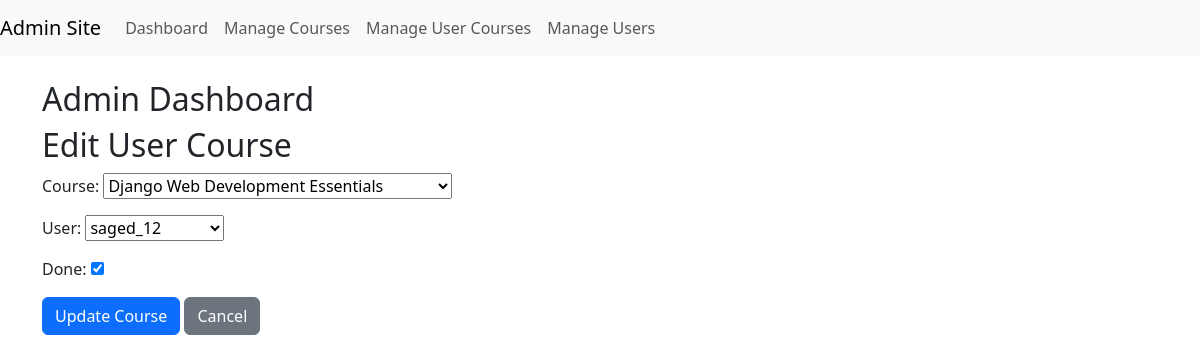
Screenshot of /custom_admin/edit-usercourse/80/ (signed in) with the database file from the repository.
### main/models.py (models this page shows, shortened)
class UserCourse(models.Model):
    course = models.ForeignKey(Course, on_delete=models.CASCADE)
    user = models.ForeignKey(User, on_delete=models.CASCADE)
    created_at = models.DateTimeField(auto_now_add=True)
    done = models.BooleanField(default=False)
    class Meta:
        constraints = [
            models.UniqueConstraint(fields=['user', 'course'], name='unique_user_course')
        ]

### custom_admin/views.py (the view)
# urls.py: path('edit-usercourse/<int:user_course_id>/', edit_user_course, name='edit_user_course'),
@login_required
def edit_user_course(request, user_course_id):
    user_course = get_object_or_404(UserCourse, id=user_course_id)
    if request.method == 'POST':
        form = UserCourseForm(request.POST, instance=user_course)
        if form.is_valid():
            form.save()
            return redirect('manage_usercourses')
    else:
        form = UserCourseForm(instance=user_course)
    return render(request, 'edit_user_course.html', {'form': form})

### custom_admin/forms.py
class UserCourseForm(forms.ModelForm):
    class Meta:
        model = UserCourse
        fields = '__all__'

### main/models.py (called while the page is built)
    def __str__(self):
        return self.title

### custom_admin/templates/edit_user_course.html (shortened to what this page needs)
{% extends "adminsite.html" %}
{% block content %}
<h2>Edit User Course</h2>
<form method="POST">
    {{ form.as_p }}
    <button type="submit" class="btn btn-primary">Update Course</button>
    <a href="{% url 'manage_usercourses' %}" class="btn btn-secondary">Cancel</a>
</form>
{% endblock %}

### rows the page displays
UserCourse: course "Django Web Development Essentials", user "saged_12", done "☑"
